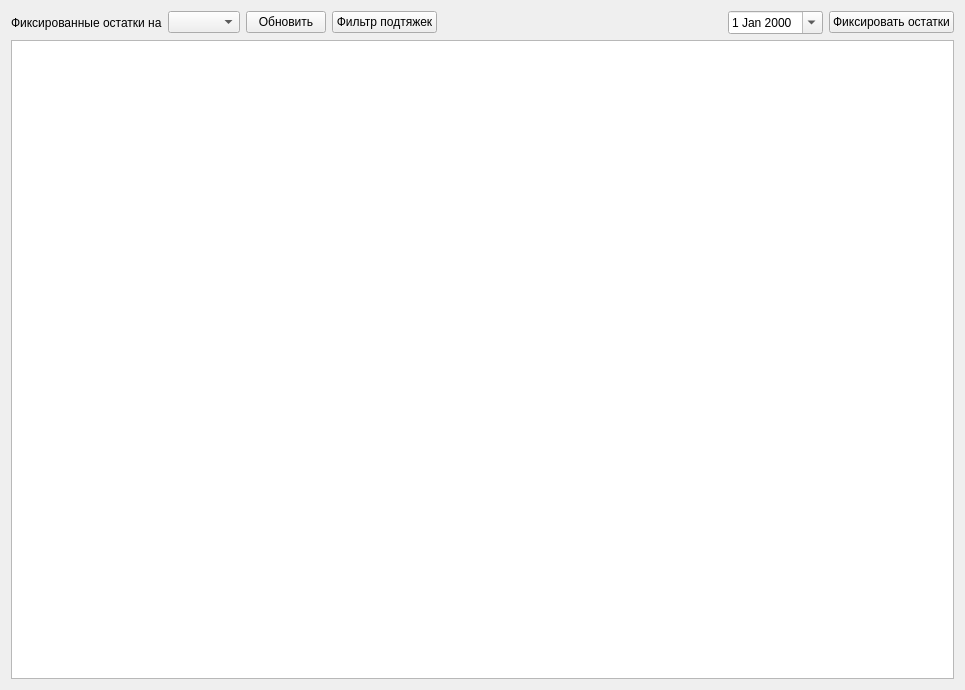
<?xml version="1.0" encoding="UTF-8"?>
<ui version="4.0">
 <class>FormFixPodt</class>
 <widget class="QWidget" name="FormFixPodt">
  <property name="geometry">
   <rect>
    <x>0</x>
    <y>0</y>
    <width>965</width>
    <height>690</height>
   </rect>
  </property>
  <property name="windowTitle">
   <string>Form</string>
  </property>
  <layout class="QVBoxLayout" name="verticalLayout">
   <item>
    <layout class="QHBoxLayout" name="horizontalLayout">
     <item>
      <widget class="QLabel" name="label">
       <property name="text">
        <string>Фиксированные остатки на</string>
       </property>
      </widget>
     </item>
     <item>
      <widget class="QComboBox" name="comboBoxDat"/>
     </item>
     <item>
      <widget class="QPushButton" name="pushButtonUpd">
       <property name="text">
        <string>Обновить</string>
       </property>
      </widget>
     </item>
     <item>
      <widget class="QPushButton" name="pushButtonFlt">
       <property name="text">
        <string>Фильтр подтяжек</string>
       </property>
      </widget>
     </item>
     <item>
      <spacer name="horizontalSpacer">
       <property name="orientation">
        <enum>Qt::Horizontal</enum>
       </property>
       <property name="sizeHint" stdset="0">
        <size>
         <width>40</width>
         <height>20</height>
        </size>
       </property>
      </spacer>
     </item>
     <item>
      <widget class="DateEdit" name="dateEdit">
       <property name="calendarPopup">
        <bool>true</bool>
       </property>
      </widget>
     </item>
     <item>
      <widget class="QPushButton" name="pushButtonFix">
       <property name="text">
        <string>Фиксировать остатки</string>
       </property>
      </widget>
     </item>
    </layout>
   </item>
   <item>
    <widget class="DbViewer" name="tableView"/>
   </item>
  </layout>
 </widget>
 <customwidgets>
  <customwidget>
   <class>DateEdit</class>
   <extends>QDateEdit</extends>
   <header>db/dbviewer.h</header>
  </customwidget>
  <customwidget>
   <class>DbViewer</class>
   <extends>QTableView</extends>
   <header>db/dbviewer.h</header>
  </customwidget>
 </customwidgets>
 <resources/>
 <connections/>
</ui>
